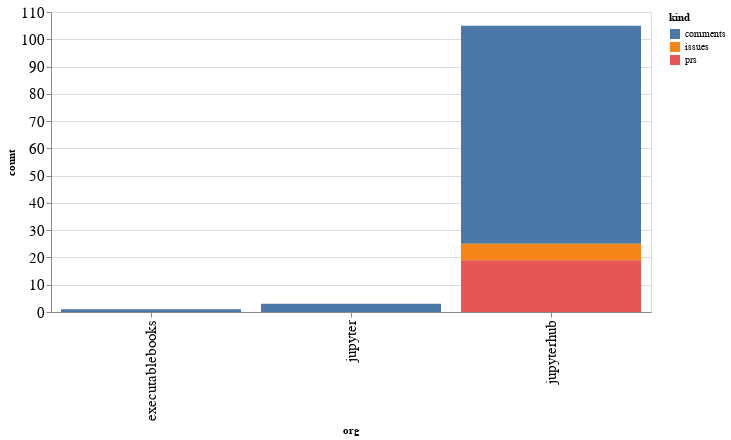

Source (notebook cell):
### Code cell
alt.Chart(org_summaries, width=600).mark_bar().encode(
    x='org',
    y='count',
    color='kind',
    tooltip="org"
)

### Figure 1 — Vega-Lite specification as saved in the notebook (floating-point values rounded to 4 significant figures)
{"config": {"axisLeft": {"labelFontSize": 15}, "axisBottom": {"labelFontSize": 15}}, "data": {"name": "data-9e3430af5d2aea9960a24b55bf79d4b1"}, "mark": "bar", "encoding": {"color": {"type": "nominal", "field": "kind"}, "tooltip": {"type": "nominal", "field": "org"}, "x": {"type": "nominal", "field": "org"}, "y": {"type": "quantitative", "field": "count"}}, "width": 600, "$schema": "https://vega.github.io/schema/vega-lite/v4.8.1.json", "datasets": {"data-9e3430af5d2aea9960a24b55bf79d4b1": [{"org": "executablebooks", "kind": "comments", "count": 1}, {"org": "jupyter", "kind": "comments", "count": 3}, {"org": "jupyterhub", "kind": "comments", "count": 80}, {"org": "jupyterhub", "kind": "issues", "count": 6}, {"org": "jupyterhub", "kind": "prs", "count": 19}]}}
